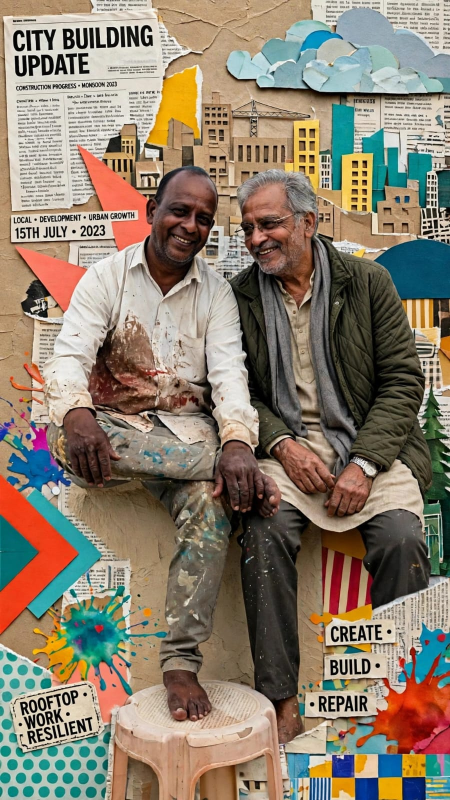
#> input picture assets/cover.png, 900 x 1600 px (shown at 1/2 size)
$ python make-cover.py
#> lines starting #> are read from the running program, lines starting #| are printed output that depends on the picture
# Brighten Jay's face in assets/cover.png and export the web hero JPEG.
# Run: python scripts/make-cover.py
from pathlib import Path

from PIL import Image, ImageDraw, ImageEnhance, ImageFilter

ROOT = Path(__file__).resolve().parent.parent
SRC = ROOT / "assets" / "cover.png"
DEST = ROOT / "public" / "gallery" / "cover-anthony.jpg"
SIZE = (720, 1280)


def main():
    im = Image.open(SRC).convert("RGB")
#> im is the input picture: PIL image 900x1600 RGB; mean R, G, B 139.4, 126.5, 109.3
    mask = Image.new("L", im.size, 0)
#> mask: PIL image 900x1600 L; every value is 0
    draw = ImageDraw.Draw(mask)
    # Left man; soft ellipse over his face, feathered heavily.
    draw.ellipse((292, 325, 452, 510), fill=255)
    mask = mask.filter(ImageFilter.GaussianBlur(38))
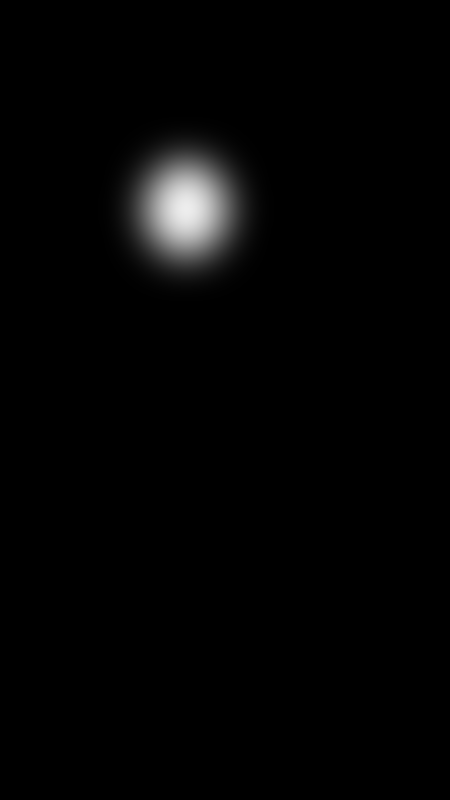
#> mask: PIL image 900x1600 L (shown at 1/2 size); min 0, max 237, mean 4.2
    bright = ImageEnhance.Brightness(im).enhance(1.2)
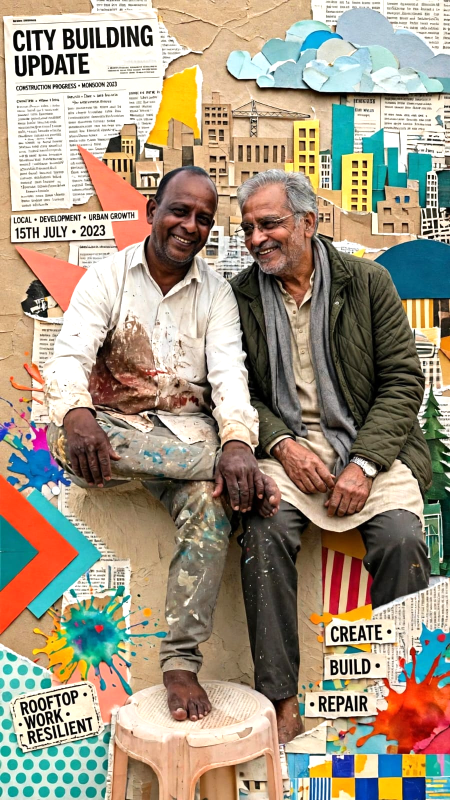
#> bright: PIL image 900x1600 RGB (shown at 1/2 size); mean R, G, B 163, 150.2, 130.3
    out = Image.composite(bright, im, mask).resize(SIZE, Image.LANCZOS)
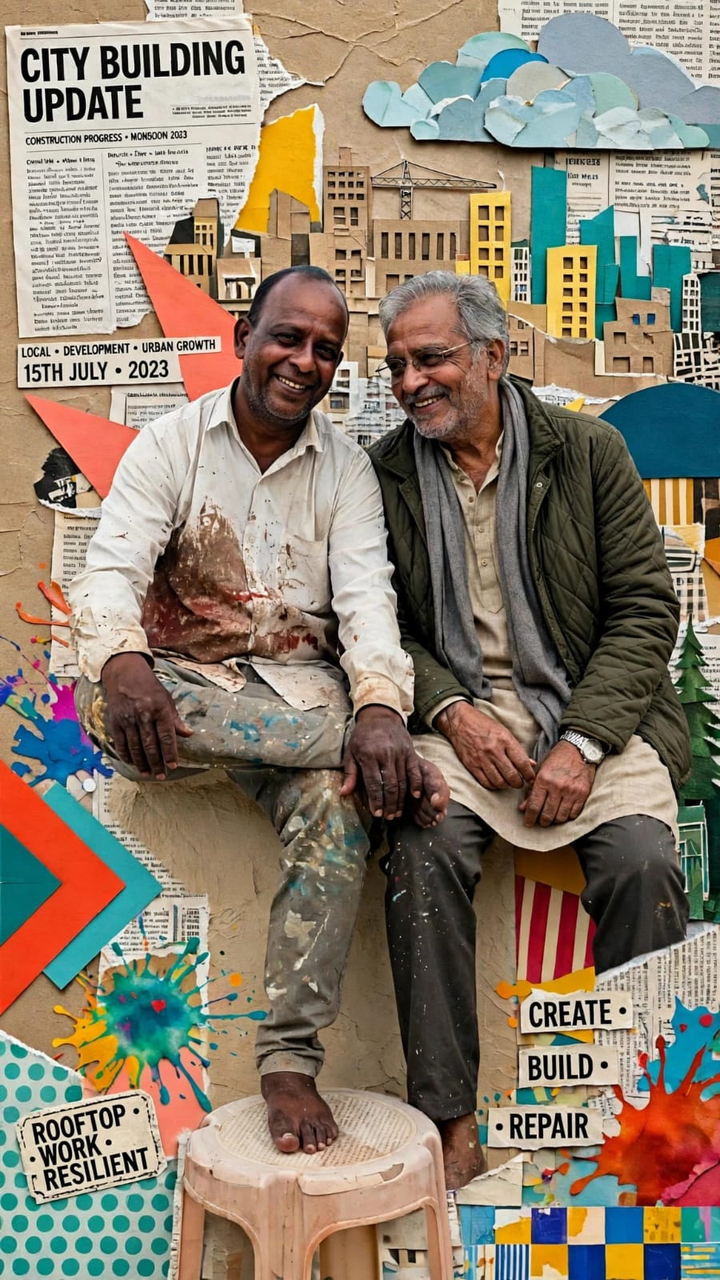
#> out: PIL image 720x1280 RGB; mean R, G, B 139.7, 126.8, 109.6
    out.save(DEST, "JPEG", quality=56, optimize=True, progressive=True)
#> (the run stopped early here; a loop or call above may not have finished)
